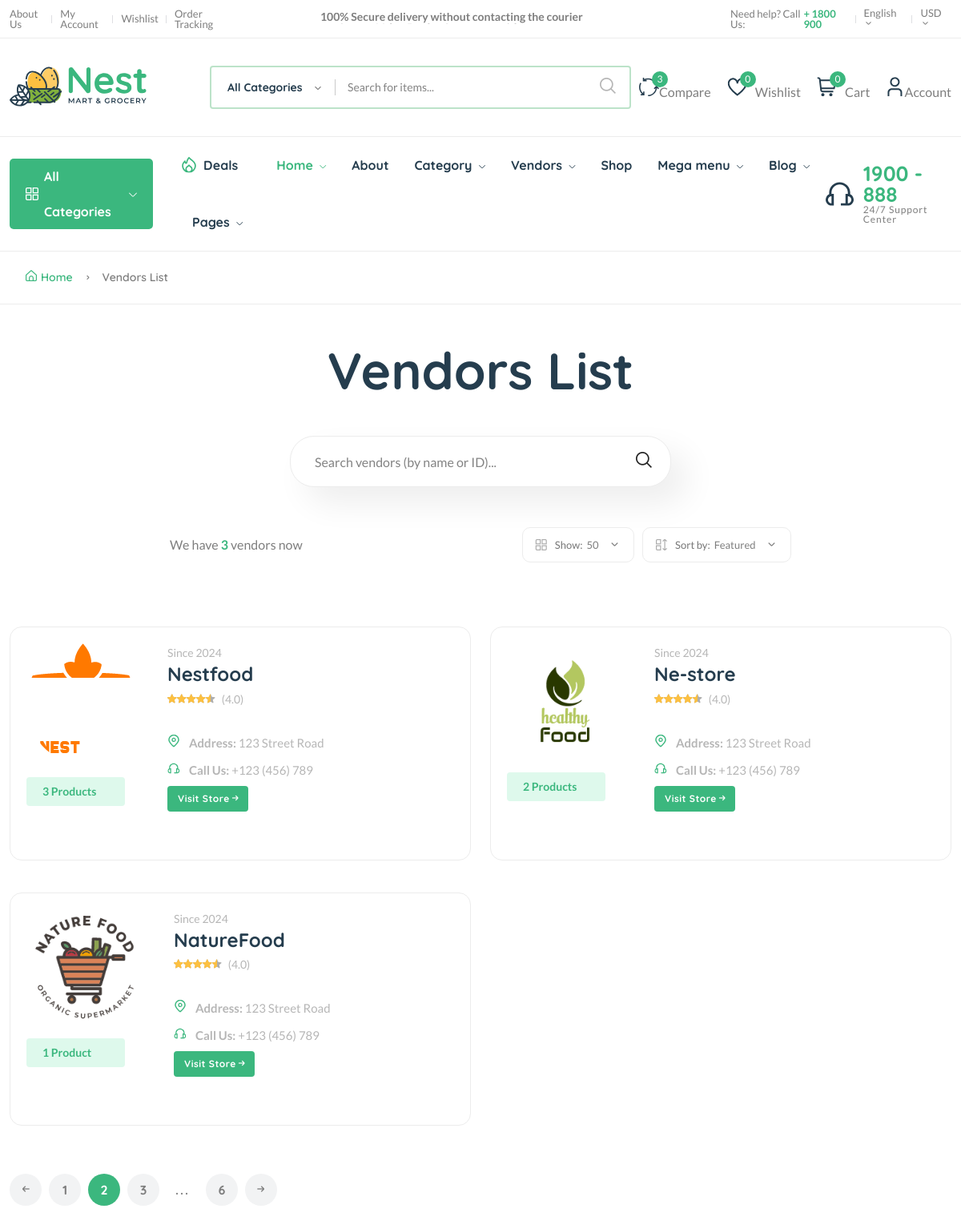
Before: /vendor/ (upper part) with the older database file.
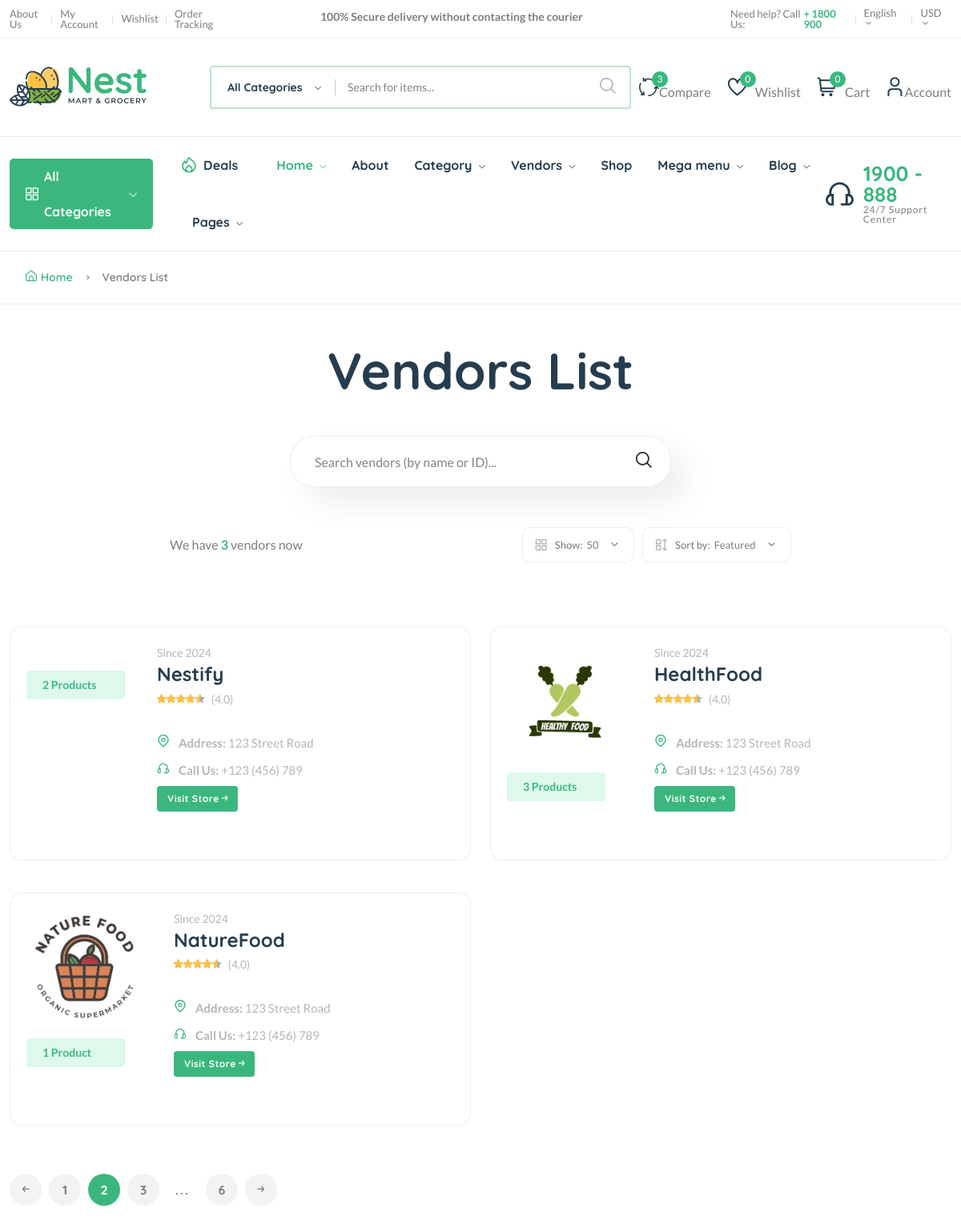
After: the same page with the newer database file.
### core/models.py (models this page shows, shortened)
class Vendor(models.Model):
    vid = ShortUUIDField(
        unique=True,
        length=10,
        max_length=30,
        prefix='ven',
        alphabet='abcdefgh12345'
        )
    user = models.ForeignKey(User, on_delete=models.SET_NULL, null=True)
    title = models.CharField(max_length=100, default="Nestify")
    image = models.ImageField(upload_to=user_directory_path, default='vendor.jpg') # noqa
    cover_image = models.ImageField(upload_to=user_directory_path, default='vendor.jpg') # noqa
    description = CKEditor5Field(null=True, blank=True, default='I am a vendor', config_name='extends') # noqa
    address = models.CharField(max_length=100, default='123 Street Road')
    contact = models.CharField(max_length=100, default='+123 (456) 789')
    chat_resp_time = models.CharField(max_length=100, default='100')
    shipping_on_time = models.CharField(max_length=100, default='100')
    authentic_rating = models.CharField(max_length=100, default='100')
    days_return = models.CharField(max_length=100, default='100')
    warranty_period = models.CharField(max_length=100, default='100')
    date = models.DateTimeField(auto_now_add=True, null=True, blank=True)
    class Meta:
        verbose_name = 'Vendor'
        verbose_name_plural = 'Vendors'

### core/views.py (the view)
# urls.py: path("vendor/", views.vendor_list, name='vendor_list'),
def vendor_list(request):
    vendors = Vendor.objects.annotate(
        product_count=Count('vendor', filter=Q(vendor__product_status='published'))
    )
    context = {
        'vendors': vendors
    }
    return render(request, 'core/vendor.html', context)

### core/context_processor.py (called while the page is built)
def default(request):
    categories = Category.objects.annotate(
        product_count=Count(
            'category',
            filter=Q(category__product_status='published')
        )
    )
    vendors = Vendor.objects.all()
    tags = Tag.objects.all()
    min_max_price = Product.objects.aggregate(Min('price'), Max('price'))
    context = {
        'categories': categories,
        'vendors': vendors,
        'tags': tags,
        'min_max_price': min_max_price,
    }
    return context

### templates/core/vendor.html (shortened to what the changed rows need)
{% extends 'base.html' %}
{% load static %}
{% block content %}
<main class="main pages mb-80">
    <div class="page-content pt-50">
        <div class="container">
            <div class="archive-header-2 text-center">
                <h1 class="display-2 mb-50">Vendors List</h1>
            </div>
            <div class="row vendor-grid">
                {% for vendor in vendors %}
                <div class="col-lg-6 col-md-6 col-12 col-sm-6">
                    <div class="vendor-wrap style-2 mb-40">
                        <div class="vendor-img-action-wrap">
                            <div class="vendor-img">
                                <a href="{% url 'vendor_detail' vendor.title vendor.vid %}">
                                    <img class="default-img rounded-circle" src="{{ vendor.image.url }}" alt="" />
                                </a>
                            </div>
                            <div class="mt-10">
                                <span class="font-small total-product">{{vendor.product_count}} Product{{vendor.product_count | pluralize:"s"}} </span>
                            </div>
                        </div>
                        <div class="vendor-content-wrap">
                            <div class="mb-30">
                                <div class="product-category">
                                    <span class="text-muted">Since {{vendor.date | date:"Y"}}</span>
                                </div>
                                <h4 class="mb-5">
                                    <a href="{% url 'vendor_detail' vendor.title vendor.vid %}">{{vendor.title}}</a>
                                </h4>
                                <div class="product-rate-cover">
                                    <div class="product-rate d-inline-block">
                                        <div class="product-rating" style="width: 90%"></div>
                                    </div>
                                    <span class="font-small ml-5 text-muted"> (4.0)</span>
                                </div>
                                <div class="vendor-info d-flex justify-content-between align-items-end mt-30">
                                    <ul class="contact-infor text-muted">
                                        <li><img src="{% static 'assets/imgs/theme/icons/icon-location.svg' %}" alt="" />
                                            <strong>Address: </strong>
                                            <span>
                                                {{vendor.address}}
                                            </span>
                                        </li>
                                        <li>
                                            <img src="{% static 'assets/imgs/theme/icons/icon-contact.svg' %}" alt="" />
                                            <strong>Call Us:</strong>
                                            <span>{{vendor.contact}}</span>
                                        </li>
                                    </ul>
                                </div>
                                <a href="{% url 'vendor_detail' vendor.title vendor.vid %}" class="btn btn-xs mt-2">Visit Store
                                    <i class="fi-rs-arrow-small-right"></i>
                                </a>
                            </div>
                        </div>
                    </div>
                </div>
                {% endfor %}
            </div>
        </div>
    </div>
</main>
{% endblock content %}

Changed rows visible on the page:
changed Vendor: product_count "3" → "2"; title "Nestfood" → "Nestify"; image: picture removed
changed Vendor: image: a different picture; product_count "2" → "3"; title "Ne-store" → "HealthFood"
changed Vendor "NatureFood": image: a different picture
